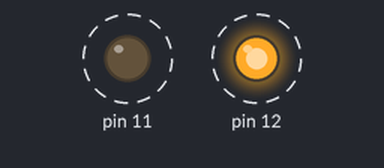
A sketch run on a simulated Arduino Uno, built with avr-gcc and run on an emulated ATmega328P. On the bench: output pins drawn as LEDs (lit = HIGH). Dashed ring = blinking.

Above: at 0.02 s.
Timing chart, 0 to 3.0 s (numbered marks = the images above):
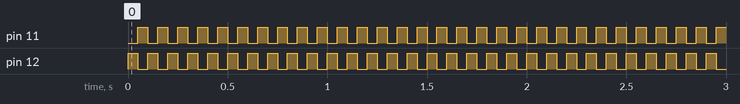

The sketch:

Opdracht_1_ATtiny_arduino.ino
```cpp
#include <Arduino.h>
#include <avr/io.h>
#include <util/delay.h>
#include <avr/interrupt.h>

#define MS_DELAY 50

int main (void) {
    DDRB |= _BV(DDB4); //PINMODE OUTPUT
    DDRB |= _BV(DDB3); //PINMODE OUTPUT

    while(1) {
        PORTB |= _BV(PORTB4);
        _delay_ms(MS_DELAY);
        PORTB &= ~_BV(PORTB4);
        PORTB |= _BV(PORTB3);
        _delay_ms(MS_DELAY);
        PORTB &= ~_BV(PORTB3);
  }
}
```

Measured:
- by itself, pin 11, pin 12: alternates HIGH for 0.05 s and LOW for 0.05 s
